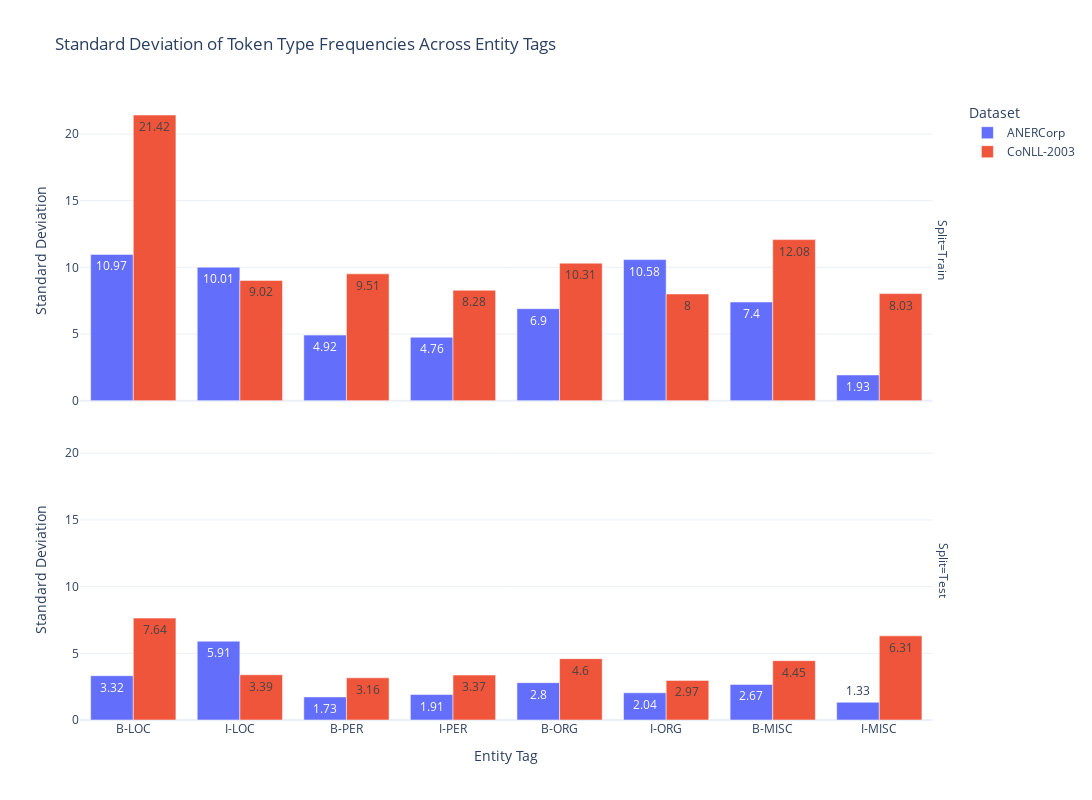

Notebook cell for this chart:
### Code cell
# Define the datasets and entity tags to analyze
datasets_of_interest = ['ANERCorp', 'CoNLL-2003']
tags_of_interest = ['B-LOC', 'I-LOC', 'B-PER', 'I-PER', 'B-ORG', 'I-ORG', 'B-MISC', 'I-MISC']
splits = ['train', 'test']

# Initialize the analyzer
analyzer = EntityTagDistributionAnalyzer(corpora, datasets_of_interest, tags_of_interest)

# Compute entity tag distributions
distribution_df = analyzer.calculate_distributions(splits)

# Visualize standard deviation across entity tags
analyzer.visualize_distributions(distribution_df, 'Standard Deviation', 
    title="Standard Deviation of Token Type Frequencies Across Entity Tags")

### Figure 1 — Plotly figure (JSON) as saved in the notebook; plotly's stock layout.template omitted (floating-point values rounded to 4 significant figures)
{"data": [{"alignmentgroup": "True", "hovertemplate": "Dataset=ANERCorp<br>Split=Train<br>Tag=%{x}<br>Standard Deviation=%{text}<extra></extra>", "legendgroup": "ANERCorp", "marker": {"color": "#636efa", "pattern": {"shape": ""}}, "name": "ANERCorp", "offsetgroup": "ANERCorp", "orientation": "v", "showlegend": true, "text": [10.97, 10.01, 4.92, 4.76, 6.9, 10.58, 7.4, 1.93], "textposition": "auto", "type": "bar", "x": ["B-LOC", "I-LOC", "B-PER", "I-PER", "B-ORG", "I-ORG", "B-MISC", "I-MISC"], "xaxis": "x2", "y": [10.97, 10.01, 4.92, 4.76, 6.9, 10.58, 7.4, 1.93], "yaxis": "y2"}, {"alignmentgroup": "True", "hovertemplate": "Dataset=ANERCorp<br>Split=Test<br>Tag=%{x}<br>Standard Deviation=%{text}<extra></extra>", "legendgroup": "ANERCorp", "marker": {"color": "#636efa", "pattern": {"shape": ""}}, "name": "ANERCorp", "offsetgroup": "ANERCorp", "orientation": "v", "showlegend": false, "text": [3.32, 5.91, 1.73, 1.91, 2.8, 2.04, 2.67, 1.33], "textposition": "auto", "type": "bar", "x": ["B-LOC", "I-LOC", "B-PER", "I-PER", "B-ORG", "I-ORG", "B-MISC", "I-MISC"], "xaxis": "x", "y": [3.32, 5.91, 1.73, 1.91, 2.8, 2.04, 2.67, 1.33], "yaxis": "y"}, {"alignmentgroup": "True", "hovertemplate": "Dataset=CoNLL-2003<br>Split=Train<br>Tag=%{x}<br>Standard Deviation=%{text}<extra></extra>", "legendgroup": "CoNLL-2003", "marker": {"color": "#EF553B", "pattern": {"shape": ""}}, "name": "CoNLL-2003", "offsetgroup": "CoNLL-2003", "orientation": "v", "showlegend": true, "text": [21.42, 9.02, 9.51, 8.28, 10.31, 8, 12.08, 8.03], "textposition": "auto", "type": "bar", "x": ["B-LOC", "I-LOC", "B-PER", "I-PER", "B-ORG", "I-ORG", "B-MISC", "I-MISC"], "xaxis": "x2", "y": [21.42, 9.02, 9.51, 8.28, 10.31, 8, 12.08, 8.03], "yaxis": "y2"}, {"alignmentgroup": "True", "hovertemplate": "Dataset=CoNLL-2003<br>Split=Test<br>Tag=%{x}<br>Standard Deviation=%{text}<extra></extra>", "legendgroup": "CoNLL-2003", "marker": {"color": "#EF553B", "pattern": {"shape": ""}}, "name": "CoNLL-2003", "offsetgroup": "CoNLL-2003", "orientation": "v", "showlegend": false, "text": [7.64, 3.39, 3.16, 3.37, 4.6, 2.97, 4.45, 6.31], "textposition": "auto", "type": "bar", "x": ["B-LOC", "I-LOC", "B-PER", "I-PER", "B-ORG", "I-ORG", "B-MISC", "I-MISC"], "xaxis": "x", "y": [7.64, 3.39, 3.16, 3.37, 4.6, 2.97, 4.45, 6.31], "yaxis": "y"}], "layout": {"annotations": [{"font": {}, "showarrow": false, "text": "Split=Test", "textangle": 90, "x": 0.98, "xanchor": "left", "xref": "paper", "y": 0.2425, "yanchor": "middle", "yref": "paper"}, {"font": {}, "showarrow": false, "text": "Split=Train", "textangle": 90, "x": 0.98, "xanchor": "left", "xref": "paper", "y": 0.7575, "yanchor": "middle", "yref": "paper"}], "barmode": "group", "height": 800, "legend": {"title": {"text": "Dataset"}, "tracegroupgap": 0}, "title": {"text": "Standard Deviation of Token Type Frequencies Across Entity Tags"}, "width": 1200, "xaxis": {"anchor": "y", "domain": [0, 0.98], "title": {"text": "Entity Tag"}}, "xaxis2": {"anchor": "y2", "domain": [0, 0.98], "matches": "x", "showticklabels": false}, "yaxis": {"anchor": "x", "domain": [0, 0.485], "title": {"text": "Standard Deviation"}}, "yaxis2": {"anchor": "x2", "domain": [0.515, 1], "matches": "y", "title": {"text": "Standard Deviation"}}}}
